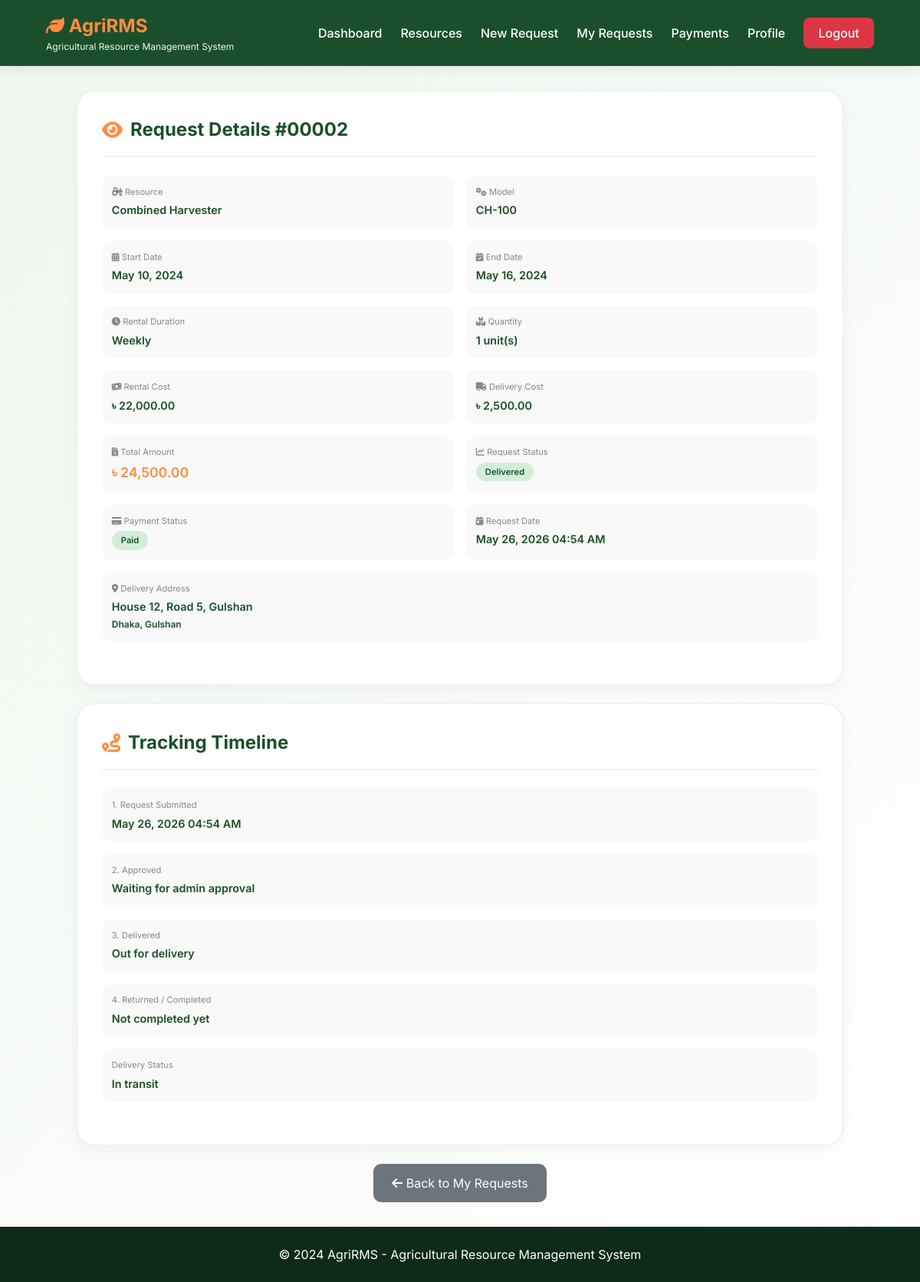
/client/view_request.php?id=2 (signed in), run on the app's committed database.
### tables this page shows
CREATE TABLE `service_requests` (
  `id` int(11) NOT NULL AUTO_INCREMENT,
  `user_id` int(11) NOT NULL,
  `resource_id` int(11) NOT NULL,
  `delivery_id` int(11) DEFAULT NULL,
  `rental_duration` enum('Daily','Weekly','Monthly') NOT NULL,
  `quantity` int(11) NOT NULL DEFAULT 1,
  `start_date` date NOT NULL,
  `end_date` date NOT NULL,
  `total_rental_cost` decimal(10,2) NOT NULL,
  `delivery_cost` decimal(10,2) DEFAULT 0.00,
  `total_cost` decimal(10,2) NOT NULL,
  `delivery_address` text NOT NULL,
  `delivery_district` varchar(50) NOT NULL,
  `delivery_upazila` varchar(50) DEFAULT NULL,
  `special_instructions` text DEFAULT NULL,
  `request_status` enum('Pending','Approved','Processing','Delivered','Returned','Cancelled') DEFAULT 'Pending',
  `payment_status` enum('Pending','Paid','Partial') DEFAULT 'Pending',
  `payment_id` int(11) DEFAULT NULL,
  `approved_by` int(11) DEFAULT NULL,
  `approved_at` datetime DEFAULT NULL,
  `delivered_at` datetime DEFAULT NULL,
  `returned_at` datetime DEFAULT NULL,
  `created_at` timestamp NOT NULL DEFAULT current_timestamp(),
  `updated_at` timestamp NOT NULL DEFAULT current_timestamp() ON UPDATE current_timestamp(),
  PRIMARY KEY (`id`),
  KEY `user_id` (`user_id`),
  KEY `resource_id` (`resource_id`),
  KEY `delivery_id` (`delivery_id`),
  FOREIGN KEY (`user_id`) REFERENCES `users` (`id`) ON DELETE CASCADE,
  FOREIGN KEY (`resource_id`) REFERENCES `resources` (`id`) ON DELETE CASCADE,
  FOREIGN KEY (`delivery_id`) REFERENCES `delivery` (`id`) ON DELETE SET NULL
);

CREATE TABLE `resources` (
  `id` int(11) NOT NULL AUTO_INCREMENT,
  `name` varchar(100) NOT NULL,
  `model` varchar(100) NOT NULL,
  `type` enum('Tractor','Soil Cultivation','Planting','Irrigation','Harvesting','Hay Making','Loading','Fertilizer Dispenser','Produce Sorter','Post Harvest') NOT NULL,
  `category` varchar(50) NOT NULL,
  `description` text DEFAULT NULL,
  `manufacturer` varchar(100) DEFAULT NULL,
  `manufacturing_year` year DEFAULT NULL,
  `horsepower` int(11) DEFAULT NULL,
  `fuel_type` enum('Diesel','Petrol','Electric','Solar','Manual') DEFAULT 'Diesel',
  `daily_rate` decimal(10,2) NOT NULL,
  `weekly_rate` decimal(10,2) DEFAULT NULL,
  `monthly_rate` decimal(10,2) DEFAULT NULL,
  `security_deposit` decimal(10,2) NOT NULL DEFAULT 5000.00,
  `status` enum('Available','Rented','Under Maintenance','Out of Service') DEFAULT 'Available',
  `quantity` int(11) NOT NULL DEFAULT 1,
  `image_url` varchar(255) DEFAULT NULL,
  `created_at` timestamp NOT NULL DEFAULT current_timestamp(),
  `updated_at` timestamp NOT NULL DEFAULT current_timestamp() ON UPDATE current_timestamp(),
  PRIMARY KEY (`id`)
);

### client/view_request.php (the view, shortened to what this page needs)
<?php
include '../database.php';
$request_id = isset($_GET['id']) ? (int)$_GET['id'] : 0;
$user_id = $_SESSION['user_id'];
$query = "SELECT sr.*, r.name as resource_name, r.model, r.daily_rate, r.type as resource_type
          FROM service_requests sr
          LEFT JOIN resources r ON sr.resource_id = r.id
          WHERE sr.id = $request_id AND sr.user_id = $user_id";
$result = mysqli_query($conn, $query);
$request = mysqli_fetch_assoc($result);
?>
<!DOCTYPE html>
<html lang="en">
<head>
    <link rel="stylesheet" href="https://cdnjs.cloudflare.com/ajax/libs/font-awesome/6.4.0/css/all.min.css">
</head>
<body>
    <header class="header">
        <div class="logo">
            <h2><i class="fas fa-leaf"></i> AgriRMS</h2>
            <p>Agricultural Resource Management System</p>
        </div>
        <nav class="nav-links">
            <a href="dashboard.php">Dashboard</a>
            <a href="resources.php">Resources</a>
            <a href="request_service.php">New Request</a>
            <a href="my_requests.php">My Requests</a>
            <a href="payments.php">Payments</a>
            <a href="profile.php">Profile</a>
            <a href="../logout.php" class="btn-logout">Logout</a>
        </nav>
    </header>
    <div class="main-content">
        <div class="container">
            <div class="card">
                <h2><i class="fas fa-eye"></i> Request Details #<?php echo str_pad($request['id'], 5, '0', STR_PAD_LEFT); ?></h2>
                <div class="info-grid">
                    <div class="info-item">
                        <label><i class="fas fa-tractor"></i> Resource</label>
                        <div class="value"><?php echo htmlspecialchars($request['resource_name'] ?? 'N/A'); ?></div>
                    </div>
                    <div class="info-item">
                        <label><i class="fas fa-cogs"></i> Model</label>
                        <div class="value"><?php echo htmlspecialchars($request['model'] ?? 'N/A'); ?></div>
                    </div>
                    <div class="info-item">
                        <label><i class="fas fa-calendar-alt"></i> Start Date</label>
                        <div class="value"><?php echo date('M d, Y', strtotime($request['start_date'])); ?></div>
                    </div>
                    <div class="info-item">
                        <label><i class="fas fa-calendar-check"></i> End Date</label>
                        <div class="value"><?php echo date('M d, Y', strtotime($request['end_date'])); ?></div>
                    </div>
                    <div class="info-item">
                        <label><i class="fas fa-clock"></i> Rental Duration</label>
                        <div class="value"><?php echo $request['rental_duration']; ?></div>
                    </div>
                    <div class="info-item">
                        <label><i class="fas fa-boxes"></i> Quantity</label>
                        <div class="value"><?php echo $request['quantity']; ?> unit(s)</div>
                    </div>
                    <div class="info-item">
                        <label><i class="fas fa-money-bill-wave"></i> Rental Cost</label>
                        <div class="value">৳ <?php echo number_format($request['total_rental_cost'], 2); ?></div>
                    </div>
                    <div class="info-item">
                        <label><i class="fas fa-truck"></i> Delivery Cost</label>
                        <div class="value">৳ <?php echo number_format($request['delivery_cost'], 2); ?></div>
                    </div>
                    <div class="info-item">
                        <label><i class="fas fa-file-invoice-dollar"></i> Total Amount</label>
                        <div class="value" style="color: #FF8C42; font-size: 1.1rem;">৳ <?php echo number_format($request['total_cost'], 2); ?></div>
                    </div>
                    <div class="info-item">
                        <label><i class="fas fa-chart-line"></i> Request Status</label>
                        <div class="value">
                            <?php
                            $status_class = 'status-pending';
                            switch($request['request_status']) {
                                case 'Delivered': $status_class = 'status-delivered'; break;
                            }
                            ?>
                            <span class="status <?php echo $status_class; ?>"><?php echo $request['request_status']; ?></span>
                        </div>
                    </div>
                    <div class="info-item">
                        <label><i class="fas fa-credit-card"></i> Payment Status</label>
                        <div class="value">
                            <span class="status <?php echo $request['payment_status'] == 'Paid' ? 'status-paid' : 'status-pending'; ?>">
                                <?php echo $request['payment_status'] ?? 'Pending'; ?>
                            </span>
                        </div>
                    </div>
                    <div class="info-item">
                        <label><i class="fas fa-calendar-day"></i> Request Date</label>
                        <div class="value"><?php echo date('M d, Y h:i A', strtotime($request['created_at'])); ?></div>
                    </div>
                    <div class="info-item full-width">
                        <label><i class="fas fa-map-marker-alt"></i> Delivery Address</label>
                        <div class="value">
                            <?php echo htmlspecialchars($request['delivery_address']); ?>
                            <?php if($request['delivery_district']): ?>
                                <br><small><?php echo htmlspecialchars($request['delivery_district']); ?>, <?php echo htmlspecialchars($request['delivery_upazila']); ?></small>
                            <?php endif; ?>
                        </div>
                    </div>
                </div>
            </div>
            <div class="card">
                <h2><i class="fas fa-route"></i> Tracking Timeline</h2>
                <div class="info-grid" style="grid-template-columns: repeat(1, 1fr);">
                    <div class="info-item"><label>1. Request Submitted</label><div class="value"><?php echo date('M d, Y h:i A', strtotime($request['created_at'])); ?></div></div>
                    <div class="info-item"><label>2. Approved</label><div class="value"><?php echo $request['approved_at'] ? date('M d, Y h:i A', strtotime($request['approved_at'])) : 'Waiting for admin approval'; ?></div></div>
                    <div class="info-item"><label>3. Delivered</label><div class="value"><?php echo $request['delivered_at'] ? date('M d, Y h:i A', strtotime($request['delivered_at'])) : ($request['request_status'] === 'Delivered' ? 'Out for delivery' : 'Not delivered yet'); ?></div></div>
                    <div class="info-item"><label>4. Returned / Completed</label><div class="value"><?php echo $request['returned_at'] ? date('M d, Y h:i A', strtotime($request['returned_at'])) : 'Not completed yet'; ?></div></div>
                    <div class="info-item"><label>Delivery Status</label><div class="value"><?php echo in_array($request['request_status'], ['Processing', 'Delivered'], true) ? 'In transit' : ($request['request_status'] === 'Returned' ? 'Returned' : ($request['request_status'] === 'Cancelled' ? 'Cancelled' : 'Pending dispatch')); ?></div></div>
                </div>
            </div>
            <div style="text-align: center; margin-top: 1rem;">
                <a href="my_requests.php" class="btn-back"><i class="fas fa-arrow-left"></i> Back to My Requests</a>
            </div>
        </div>
    </div>
    <footer class="footer">
        <p>&copy; 2024 AgriRMS - Agricultural Resource Management System</p>
    </footer>
</body>
</html>

### client/view_request.php (style rules this page uses)
* { margin: 0; padding: 0; box-sizing: border-box; }
body { font-family: 'Inter', sans-serif; background: #f5f7f5; color: #1a2e1f; line-height: 1.5; min-height: 100vh; display: flex; flex-direction: column; }
.header { background: #1B4F2B; padding: 1rem 5%; display: flex; justify-content: space-between; align-items: center; position: sticky; top: 0; z-index: 1000; box-shadow: 0 2px 20px rgba(0,0,0,0.1); }
.logo h2 { color: #FF8C42; font-size: 1.5rem; }
.logo p { color: #f0f7f0; font-size: 0.75rem; }
.nav-links { display: flex; gap: 1.5rem; align-items: center; flex-wrap: wrap; }
.nav-links a { color: white; text-decoration: none; font-weight: 500; transition: 0.3s; }
.btn-logout { background: #dc3545; padding: 0.5rem 1.2rem; border-radius: 8px; color: white !important; }
.main-content { flex: 1; padding: 2rem 5%; background: linear-gradient(135deg, #f0f7f0 0%, #ffffff 100%); }
.container { max-width: 1000px; margin: 0 auto; }
.card { background: white; border-radius: 24px; padding: 2rem; margin-bottom: 1.5rem; box-shadow: 0 5px 20px rgba(0,0,0,0.05); border: 1px solid #e8f0e8; }
.card h2 { color: #1B4F2B; margin-bottom: 1.5rem; padding-bottom: 1rem; border-bottom: 2px solid #f0f4f0; display: flex; align-items: center; gap: 10px; }
.card h2 i { color: #FF8C42; }
.info-grid { display: grid; grid-template-columns: repeat(2, 1fr); gap: 1rem; margin-bottom: 1.5rem; }
.info-item { padding: 0.8rem; background: #f8f9f8; border-radius: 12px; }
.info-item label { font-size: 0.7rem; color: #888; display: block; margin-bottom: 0.3rem; }
.info-item .value { font-size: 0.9rem; font-weight: 600; color: #1B4F2B; }
.full-width { grid-column: span 2; }
.status { padding: 4px 12px; border-radius: 20px; font-size: 0.7rem; font-weight: 600; display: inline-block; }
.status-delivered { background: #d4edda; color: #155724; }
.status-paid { background: #d4edda; color: #155724; }
.btn-back { background: #6c757d; color: white; padding: 0.8rem 1.5rem; text-decoration: none; border-radius: 10px; display: inline-block; }
.footer { background: #0d2b18; color: white; padding: 1.5rem; text-align: center; }

### data on the page
service_requests: id "00002", resource.name "Combined Harvester", resource.model "CH-100", start_date "May 10, 2024", end_date "May 16, 2024", rental_duration "Weekly", quantity "1", total_rental_cost "22,000.00", delivery_cost "2,500.00", total_cost "24,500.00", request_status "Delivered", payment_status "Paid", created_at "May 26, 2026 04:54 AM", delivery_address "House 12, Road 5, Gulshan", delivery_district "Dhaka", delivery_upazila "Gulshan"
